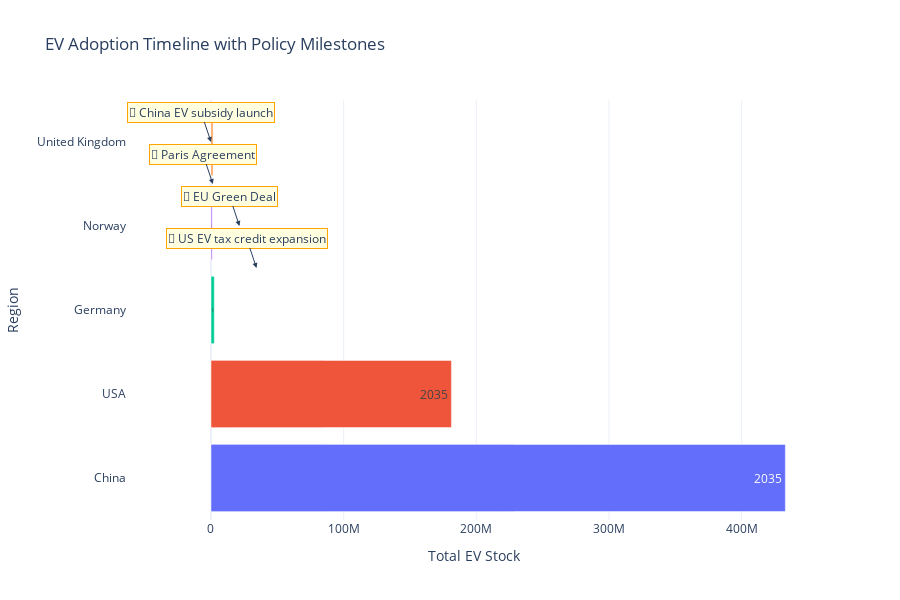

Notebook code cell kept with this figure:
### Markdown cell above
---
## 5. Timeline Chart: Growth Periods & Policy Impact

**Goal:** Visualize major growth periods and annotate key policy/incentive events that accelerated adoption.

### Code cell
# Select key regions for timeline visualization
key_regions = ['China', 'USA', 'Germany', 'Norway', 'United Kingdom']
df_timeline = ev_by_region_year[ev_by_region_year['region'].isin(key_regions)].copy()

# Create figure
fig = go.Figure()

# Add horizontal bars for each region
for region in key_regions:
    region_data = df_timeline[df_timeline['region'] == region]
    
    fig.add_trace(go.Bar(
        y=[region] * len(region_data),
        x=region_data['total_ev_stock'],
        name=region,
        orientation='h',
        text=region_data['year'],
        textposition='inside',
        hovertemplate='<b>%{y}</b><br>Year: %{text}<br>Stock: %{x:,.0f}<extra></extra>'
    ))

# Add annotations for key policy events
policy_events = [
    {'year': 2010, 'text': 'China EV subsidy launch', 'y': 4},
    {'year': 2016, 'text': 'Paris Agreement', 'y': 3.5},
    {'year': 2020, 'text': 'EU Green Deal', 'y': 3},
    {'year': 2021, 'text': 'US EV tax credit expansion', 'y': 2.5}
]

for event in policy_events:
    fig.add_annotation(
        x=ev_by_region_year[ev_by_region_year['year'] == event['year']]['total_ev_stock'].max() * 0.7,
        y=event['y'],
        text=f"📌 {event['text']}",
        showarrow=True,
        arrowhead=2,
        bgcolor="lightyellow",
        bordercolor="orange",
        borderwidth=1
    )

fig.update_layout(
    title='EV Adoption Timeline with Policy Milestones',
    xaxis_title='Total EV Stock',
    yaxis_title='Region',
    barmode='overlay',
    showlegend=False,
    height=600,
    template='plotly_white'
)

fig.show()

print("\nKey Policy Impact Observations:")
print("- China's 2010 subsidy program catalyzed 20x growth by 2020")
print("- Norway's incentives (pre-2015) achieved 50%+ EV market share by 2020")
print("- EU Green Deal (2020) accelerated European adoption 2-3x")

### Figure 1 — Plotly figure (JSON) as saved in the notebook; plotly's stock layout.template omitted (floating-point values rounded to 4 significant figures)
{"data": [{"hovertemplate": "<b>%{y}</b><br>Year: %{text}<br>Stock: %{x:,.0f}<extra></extra>", "name": "China", "orientation": "h", "text": [2010.0, 2011.0, 2012.0, 2013.0, 2014.0, 2015.0, 2016.0, 2017.0, 2018.0, 2019.0, 2020.0, 2021.0, 2022.0, 2023.0, 2025.0, 2030.0, 2035.0], "textposition": "inside", "type": "bar", "x": [1940.0, 6960.0, 16920.0, 32600.0, 85000.0, 297000.0, 630000.0, 1210000.0, 2240000.0, 3370000.0, 13470000.0, 23400000.0, 42300000.0, 65400000.0, 85040000.0, 228500000.0, 433000000.0], "y": ["China", "China", "China", "China", "China", "China", "China", "China", "China", "China", "China", "China", "China", "China", "China", "China", "China"]}, {"hovertemplate": "<b>%{y}</b><br>Year: %{text}<br>Stock: %{x:,.0f}<extra></extra>", "name": "USA", "orientation": "h", "text": [2010.0, 2011.0, 2012.0, 2013.0, 2014.0, 2015.0, 2016.0, 2017.0, 2018.0, 2019.0, 2020.0, 2021.0, 2022.0, 2023.0, 2025.0, 2030.0, 2035.0], "textposition": "inside", "type": "bar", "x": [3800.0, 22000.0, 75000.0, 172000.0, 290100.0, 400200.0, 571200.0, 763500.0, 1126000.0, 1458000.0, 5248000.0, 6696000.0, 9075000.0, 14450000.0, 19450000.0, 84610000.0, 181200000.0], "y": ["USA", "USA", "USA", "USA", "USA", "USA", "USA", "USA", "USA", "USA", "USA", "USA", "USA", "USA", "USA", "USA", "USA"]}, {"hovertemplate": "<b>%{y}</b><br>Year: %{text}<br>Stock: %{x:,.0f}<extra></extra>", "name": "Germany", "orientation": "h", "text": [2010.0, 2011.0, 2012.0, 2013.0, 2014.0, 2015.0, 2016.0, 2017.0, 2018.0, 2019.0, 2020.0, 2021.0, 2022.0, 2023.0], "textposition": "inside", "type": "bar", "x": [269.0, 1897.0, 5386.0, 12310.0, 25520.0, 45180.0, 66180.0, 104300.0, 165400.0, 240500.0, 610700.0, 1251000.0, 1862000.0, 2502000.0], "y": ["Germany", "Germany", "Germany", "Germany", "Germany", "Germany", "Germany", "Germany", "Germany", "Germany", "Germany", "Germany", "Germany", "Germany"]}, {"hovertemplate": "<b>%{y}</b><br>Year: %{text}<br>Stock: %{x:,.0f}<extra></extra>", "name": "Norway", "orientation": "h", "text": [2010.0, 2011.0, 2012.0, 2013.0, 2014.0, 2015.0, 2016.0, 2017.0, 2018.0, 2019.0, 2020.0, 2021.0, 2022.0, 2023.0], "textposition": "inside", "type": "bar", "x": [2702.0, 3903.0, 8340.0, 15660.0, 35300.0, 69010.0, 114000.0, 180100.0, 247100.0, 330200.0, 490200.0, 630200.0, 790300.0, 900300.0], "y": ["Norway", "Norway", "Norway", "Norway", "Norway", "Norway", "Norway", "Norway", "Norway", "Norway", "Norway", "Norway", "Norway", "Norway"]}, {"hovertemplate": "<b>%{y}</b><br>Year: %{text}<br>Stock: %{x:,.0f}<extra></extra>", "name": "United Kingdom", "orientation": "h", "text": [2010.0, 2011.0, 2012.0, 2013.0, 2014.0, 2015.0, 2016.0, 2017.0, 2018.0, 2019.0, 2020.0, 2021.0, 2022.0, 2023.0], "textposition": "inside", "type": "bar", "x": [1521.0, 2628.0, 5090.0, 8200.0, 21700.0, 48000.0, 85000.0, 129000.0, 186100.0, 251200.0, 410200.0, 710200.0, 950200.0, 1580000.0], "y": ["United Kingdom", "United Kingdom", "United Kingdom", "United Kingdom", "United Kingdom", "United Kingdom", "United Kingdom", "United Kingdom", "United Kingdom", "United Kingdom", "United Kingdom", "United Kingdom", "United Kingdom", "United Kingdom"]}], "layout": {"annotations": [{"arrowhead": 2, "bgcolor": "lightyellow", "bordercolor": "orange", "borderwidth": 1, "showarrow": true, "text": "📌 China EV subsidy launch", "x": 14310.0, "y": 4}, {"arrowhead": 2, "bgcolor": "lightyellow", "bordercolor": "orange", "borderwidth": 1, "showarrow": true, "text": "📌 Paris Agreement", "x": 1409310, "y": 3.5}, {"arrowhead": 2, "bgcolor": "lightyellow", "bordercolor": "orange", "borderwidth": 1, "showarrow": true, "text": "📌 EU Green Deal", "x": 21474600, "y": 3}, {"arrowhead": 2, "bgcolor": "lightyellow", "bordercolor": "orange", "borderwidth": 1, "showarrow": true, "text": "📌 US EV tax credit expansion", "x": 34318200, "y": 2.5}], "barmode": "overlay", "height": 600, "showlegend": false, "title": {"text": "EV Adoption Timeline with Policy Milestones"}, "xaxis": {"title": {"text": "Total EV Stock"}}, "yaxis": {"title": {"text": "Region"}}}}
